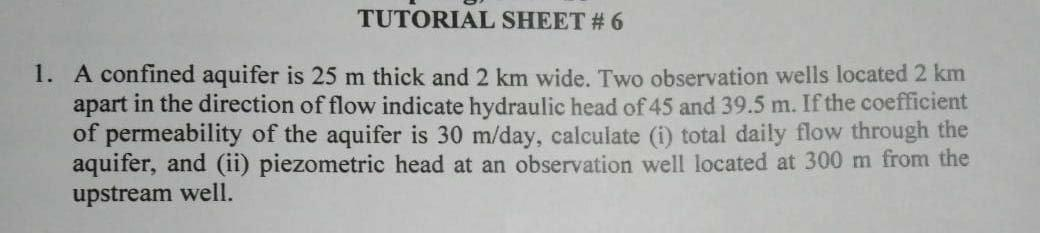
#> input picture a1.jpg, 1040 x 233 px
$ python line_seg.py
#> lines starting #> are read from the running program, lines starting #| are printed output that depends on the picture; after the words box and inside, x2 and y2 are one past the last pixel; in counts of white or black regions, pixels touching at a corner belong together
import cv2
import numpy as np

img = cv2.imread('a1.jpg',0)
#> img: shape (233, 1040); min 0, max 216, mean 170.2
height = img.shape[0]
#> height = 233
width = img.shape[1]
#> width = 1040

src_img = cv2.resize(img, dsize =(1320, int(1320*height/width)), interpolation = cv2.INTER_AREA)
height = src_img.shape[0]
#> height = 295
width = src_img.shape[1]
#> width = 1320
thresh = cv2.adaptiveThreshold(src_img,255,cv2.ADAPTIVE_THRESH_MEAN_C,cv2.THRESH_BINARY_INV,21,20)
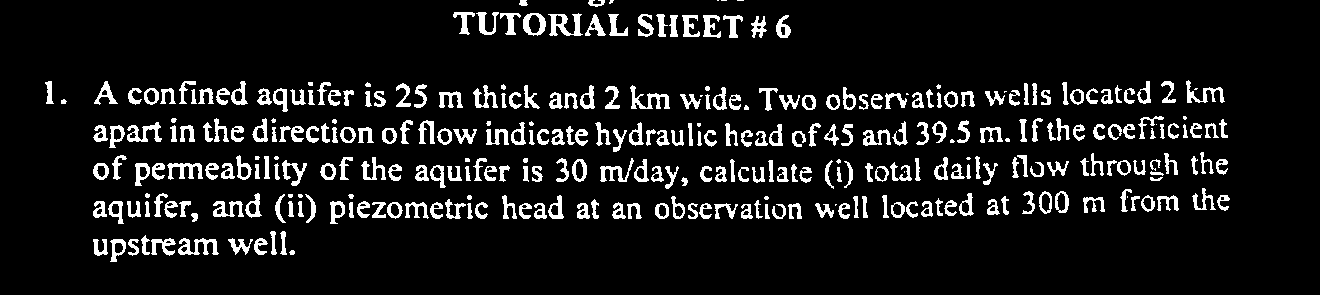
#> thresh: shape (295, 1320); 9.5% white; 332 white regions (28 under 20 px), largest, box (x1, y1, x2, y2) and area: (548, 13, 583, 36) 399, (178, 238, 219, 255) 358, (630, 85, 670, 109) 356


count_x = np.zeros(shape= (height))
#> count_x = 295 values from 0 to 0
for y in range(height):
    for x in range(width):
        if thresh[y][x] == 255 :
            count_x[y] = count_x[y]+1

local_minima = []
for y in range(len(count_x)):
    if y >= 10 and y <= len(count_x)-11:
        arr1 = count_x[y-10:y+10]
    elif y < 10:
        arr1 = count_x[0:y+10]
    else:
        arr1 = count_x[y-10:len(count_x)-1]
    if min(arr1) == count_x[y]:
        local_minima.append(y)
#> after the loop, local_minima = 93 values from 7 to 294

final_local = []
init = []
end = []
for z in range(len(local_minima)):
    if z != 0 and z!= len(local_minima)-1:
        if local_minima[z] != (local_minima[z-1] +1) and local_minima[z] != (local_minima[z+1] -1):
            final_local.append(local_minima[z])
        elif local_minima[z] != (local_minima[z-1] + 1) and local_minima[z] == (local_minima[z+1] -1):
            init.append(local_minima[z])
        elif local_minima[z] == (local_minima[z-1] + 1) and local_minima[z] != (local_minima[z+1] -1):
            end.append(local_minima[z])
    elif z == 0:
        if local_minima[z] != (local_minima[z+1]-1):
            final_local.append(local_minima[z])
        elif local_minima[z] == (local_minima[z+1]-1):
            init.append(local_minima[z])
    elif z == len(local_minima)-1:
        if local_minima[z] != (local_minima[z-1]+1):
            final_local.append(local_minima[z])
        elif local_minima[z] == (local_minima[z-1]+1):
            end.append(local_minima[z])
#> after the loop, end = [11, 79, 115, 230, 294]
for j in range(len(init)):
    mid = (init[j] + end[j])/2
    if (mid % 1) != 0:
        mid = mid+0.5
    final_local.append(int(mid))

final_local = sorted(final_local)

for y in final_local:
    thresh[y][:] = 255
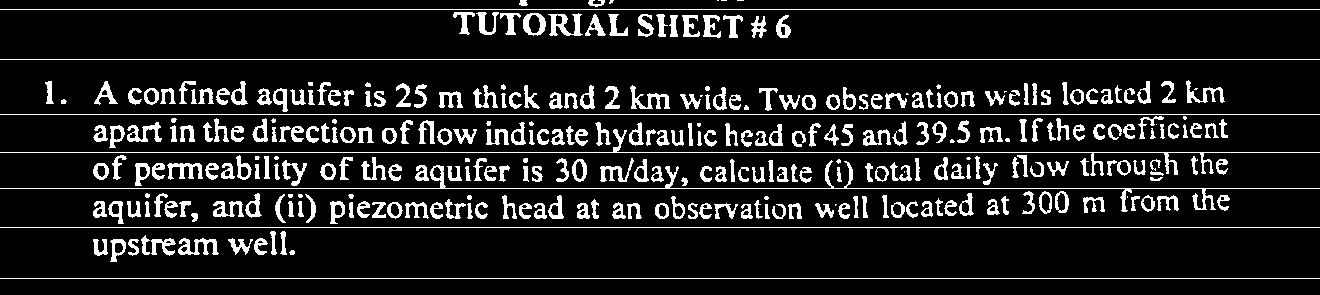
#> thresh: shape (295, 1320); 11.9% white; 329 white regions (28 under 20 px), largest, box (x1, y1, x2, y2) and area: (0, 160, 1320, 212) 2080, (0, 129, 1320, 176) 1799, (0, 9, 1320, 10) 1320

cv2.imshow('image',thresh)
cv2.waitKey(0)

$ run again, with a2.jpg copied over a1.jpg
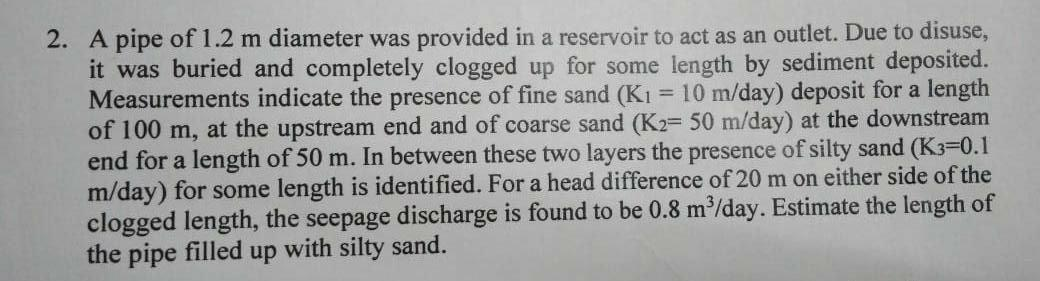
#> input picture a2.jpg, 1040 x 281 px
#> `thresh = cv2.adaptiveThreshold(src_img,255,cv2.ADAPTIVE_THRESH_MEAN_C,..`:
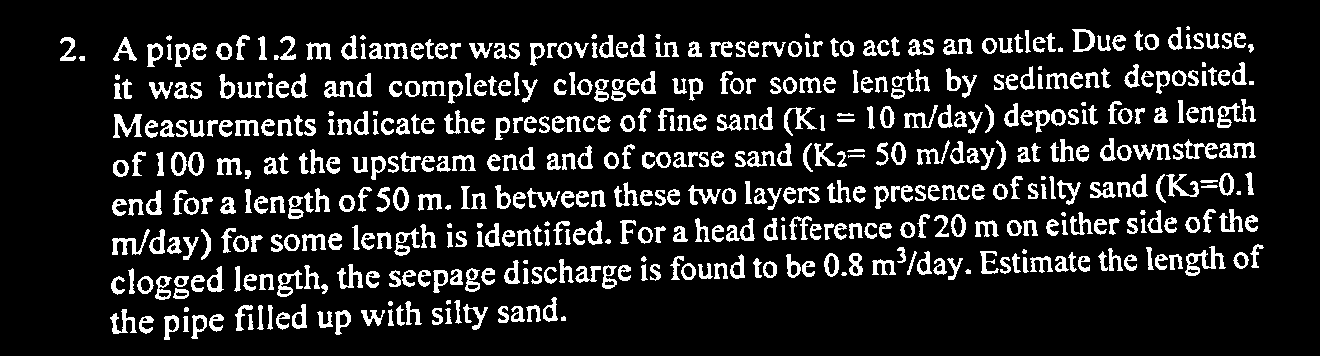
#> thresh: shape (356, 1320); 13.8% white; 510 white regions (11 under 20 px), largest, box (x1, y1, x2, y2) and area: (1185, 246, 1226, 276) 444, (1217, 99, 1256, 128) 398, (113, 114, 142, 138) 332
#> after the loop `for y in final_local:`:
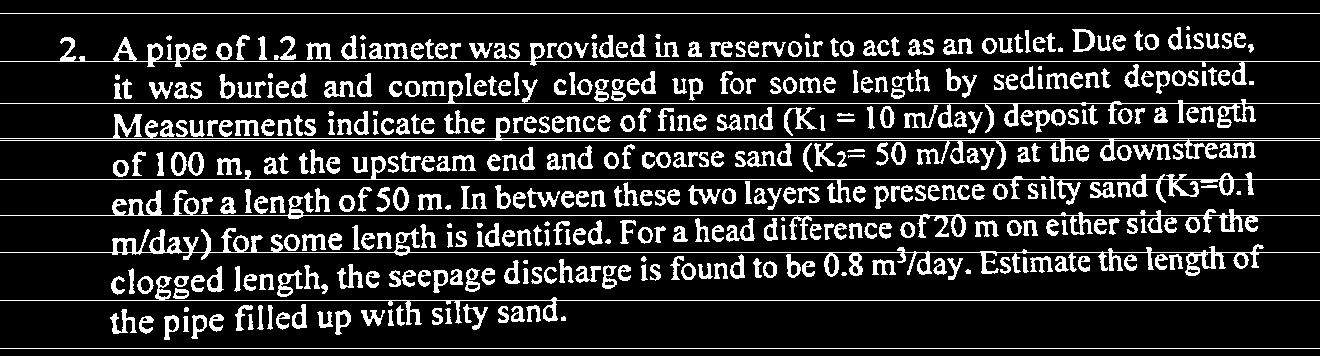
#> thresh: shape (356, 1320); 16.5% white; 432 white regions (6 under 20 px), largest, box (x1, y1, x2, y2) and area: (0, 228, 1320, 277) 4982, (0, 114, 1320, 169) 4365, (0, 190, 1320, 240) 3771

$ run again, with bw.jpg copied over a1.jpg
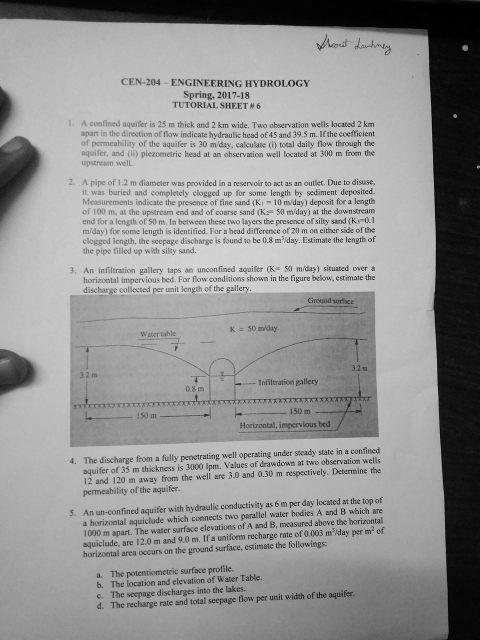
#> input picture bw.jpg, 960 x 1280 px (shown at 1/2 size)
#> img is the input picture: shape (1280, 960); min 0, max 255, mean 146.7
#> `thresh = cv2.adaptiveThreshold(src_img,255,cv2.ADAPTIVE_THRESH_MEAN_C,..`:
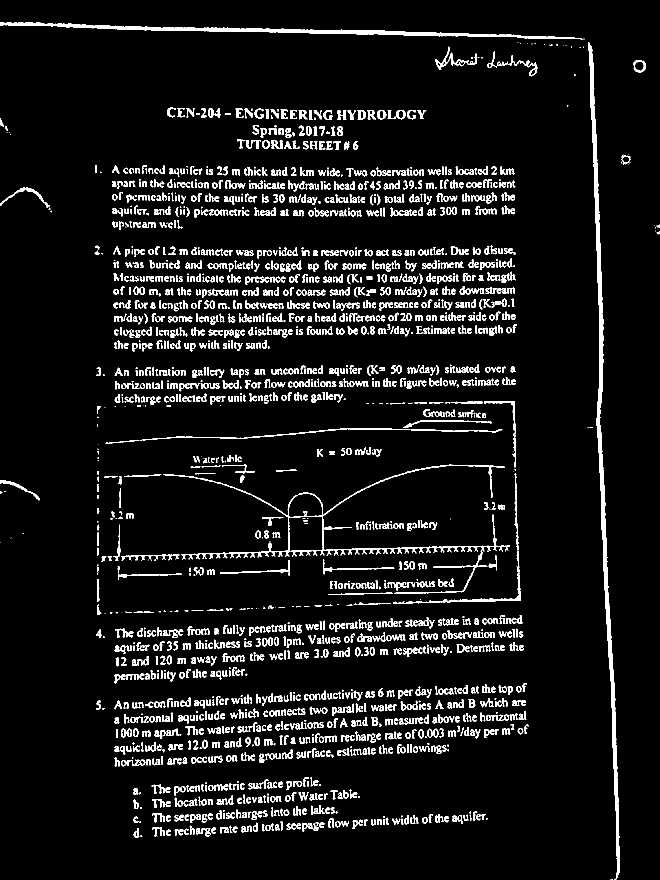
#> thresh: shape (1760, 1320) (shown at 1/2 size); 7.2% white; 2096 white regions (319 under 20 px), largest, box (x1, y1, x2, y2) and area: (1177, 84, 1240, 1760) 12092, (0, 44, 1167, 79) 7152, (326, 929, 1020, 1119) 6013
#> after the loop `for y in final_local:`:
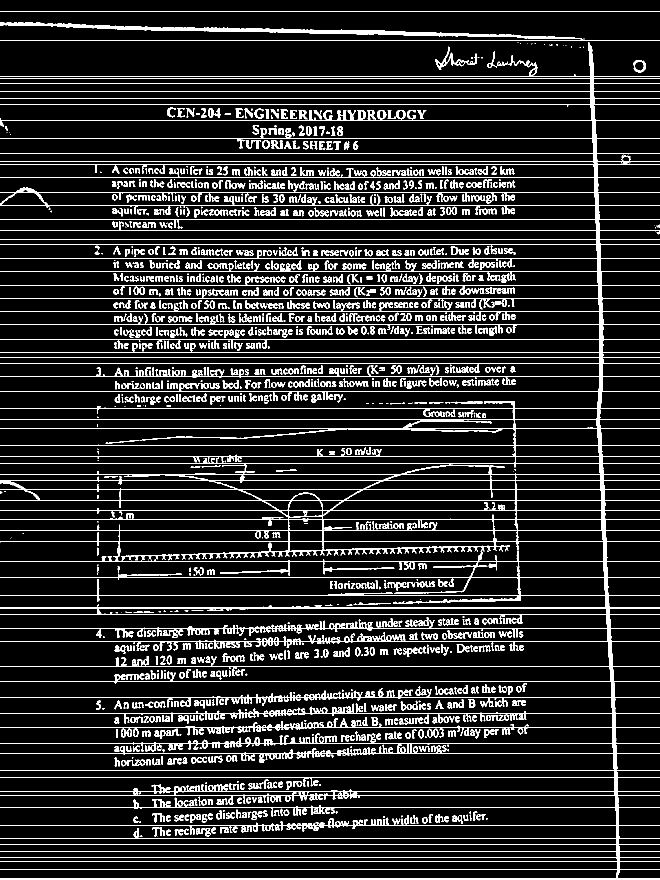
#> thresh: shape (1760, 1320) (shown at 1/2 size); 11.4% white in thin lines or dots
